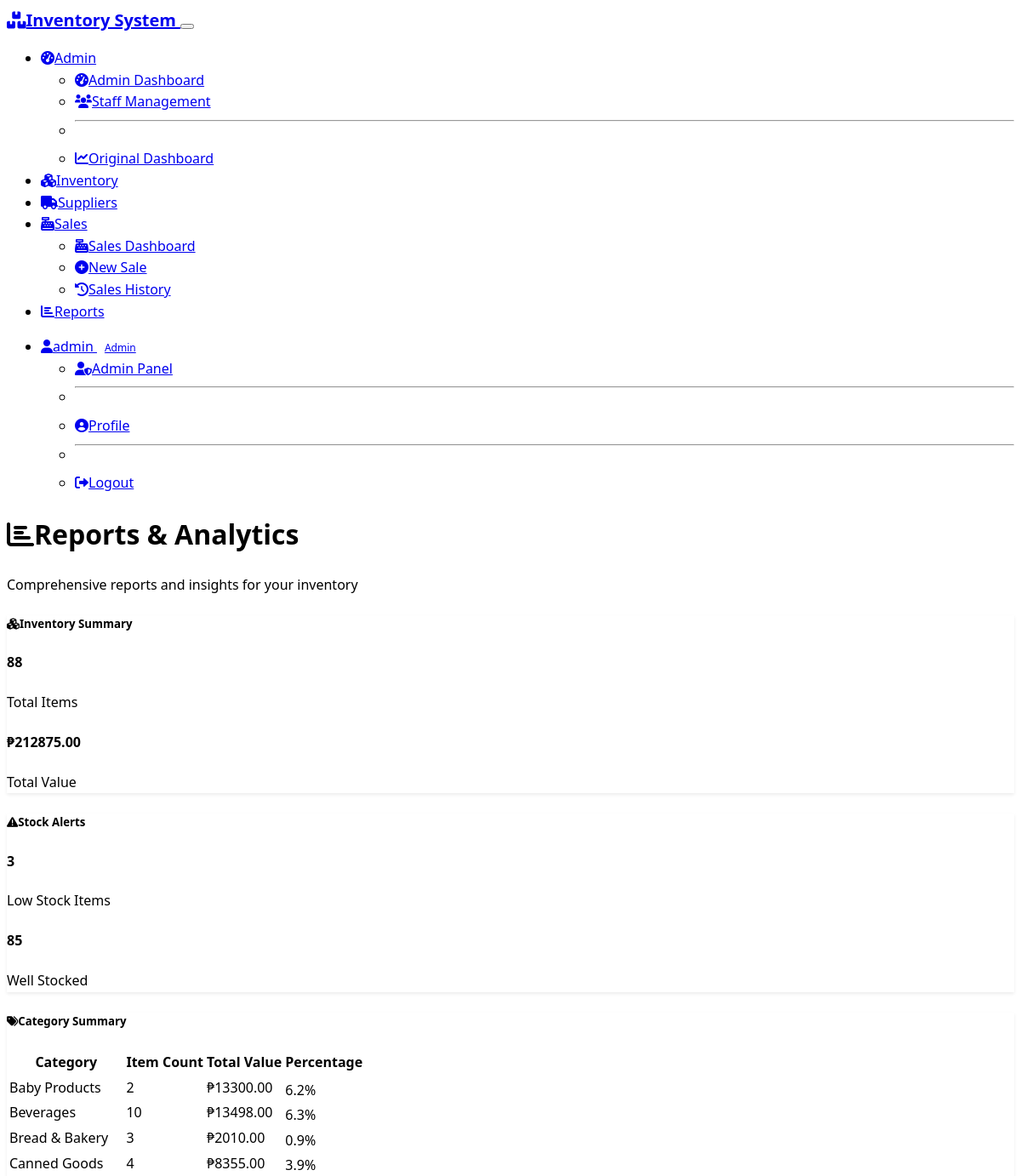
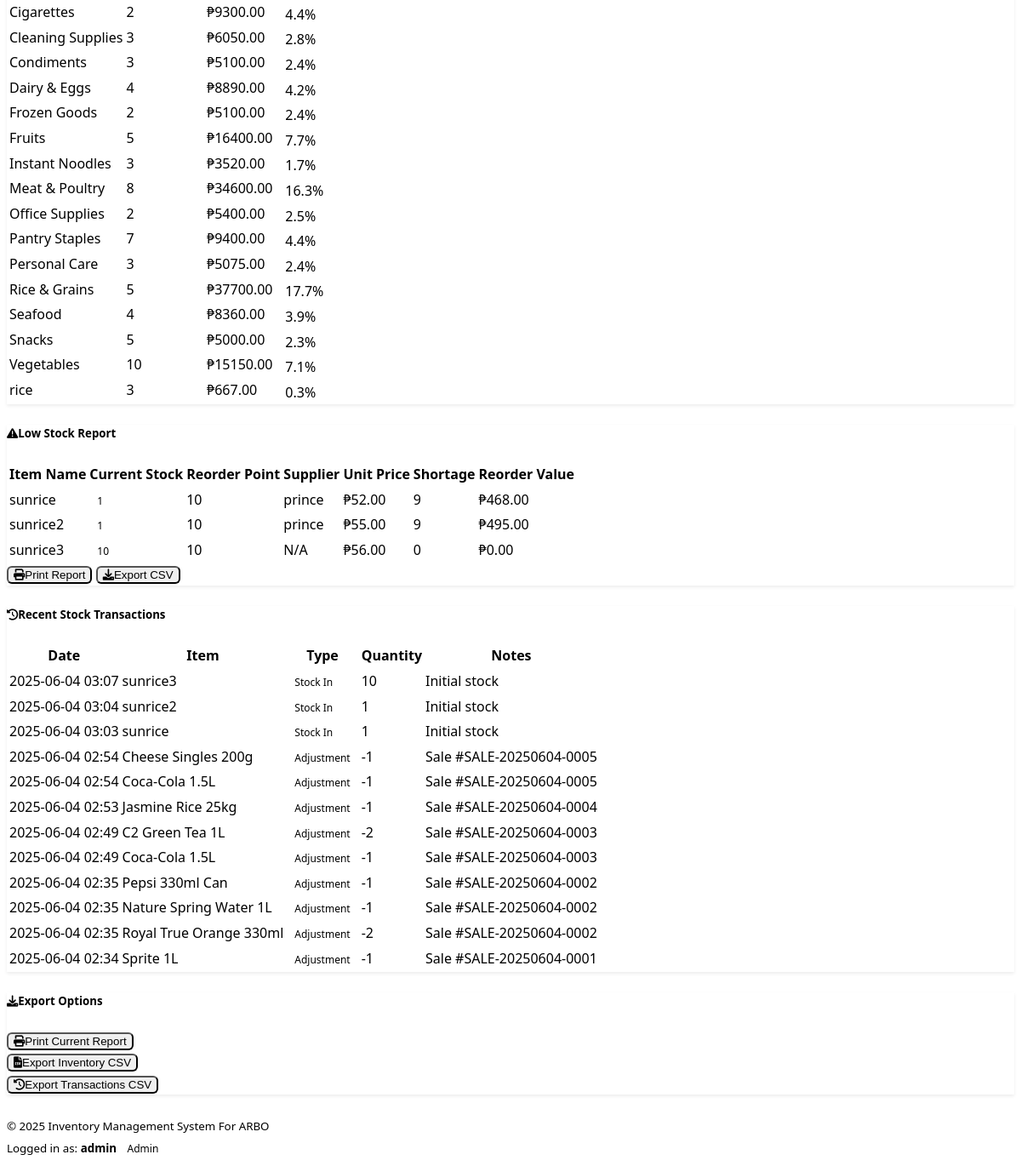
Screenshot of /reports (signed in) with the database file from the repository (2 pictures, top to bottom).
### models.py (models this page shows, shortened)
class InventoryItem(db.Model):
    id = db.Column(db.Integer, primary_key=True)
    name = db.Column(db.String(100), nullable=False)
    description = db.Column(db.Text)
    sku = db.Column(db.String(50), unique=True)
    quantity = db.Column(db.Integer, default=0)
    unit_price = db.Column(db.Float, default=0.0)
    selling_price = db.Column(db.Float, default=0.0)
    reorder_point = db.Column(db.Integer, default=10)
    supplier_id = db.Column(db.Integer, db.ForeignKey('supplier.id'))
    category = db.Column(db.String(50))
    is_active = db.Column(db.Boolean, default=True)
    created_at = db.Column(db.DateTime, default=datetime.utcnow)
    updated_at = db.Column(db.DateTime, default=datetime.utcnow, onupdate=datetime.utcnow)
    transactions = db.relationship('StockTransaction', backref='item', cascade='all, delete-orphan')
    sale_items = db.relationship('SaleItem', backref='item', cascade='all, delete-orphan')
    @property
    def total_value(self):
        return self.quantity * self.unit_price

class Supplier(db.Model):
    id = db.Column(db.Integer, primary_key=True)
    name = db.Column(db.String(100), nullable=False)
    contact_person = db.Column(db.String(100))
    email = db.Column(db.String(120))
    phone = db.Column(db.String(20))
    address = db.Column(db.Text)
    created_at = db.Column(db.DateTime, default=datetime.utcnow)
    items = db.relationship('InventoryItem', backref='supplier', lazy=True)

class StockTransaction(db.Model):
    id = db.Column(db.Integer, primary_key=True)
    item_id = db.Column(db.Integer, db.ForeignKey('inventory_item.id', ondelete='CASCADE'), nullable=False)
    transaction_type = db.Column(db.String(20), nullable=False)
    quantity = db.Column(db.Integer, nullable=False)
    notes = db.Column(db.Text)
    user_id = db.Column(db.Integer, db.ForeignKey('user.id', ondelete='SET NULL'))  # Allow NULL when user is deleted
    timestamp = db.Column(db.DateTime, default=datetime.utcnow)
    user = db.relationship('User', backref='transactions')

### routes.py (the view)
@app.route('/reports')
@login_required
def reports():
    user = User.query.get(session['user_id'])
    total_items = InventoryItem.query.count()
    total_value = sum(item.total_value for item in InventoryItem.query.all())
    low_stock_items = InventoryItem.query.filter(
        InventoryItem.quantity <= InventoryItem.reorder_point
    ).all()
    category_summary = db.session.query(
        InventoryItem.category,
        func.count(InventoryItem.id),
        func.sum(InventoryItem.quantity * InventoryItem.unit_price)
    ).group_by(InventoryItem.category).all()
    recent_transactions = db.session.query(StockTransaction, InventoryItem.name) \
        .join(InventoryItem, StockTransaction.item_id == InventoryItem.id) \
        .order_by(StockTransaction.timestamp.desc()) \
        .limit(20).all()
    sales_data = []
    if user.is_admin():
        sales_data = Sale.query.order_by(Sale.sale_date.desc()).limit(10).all()
    elif user.is_staff():
        sales_data = Sale.query.filter_by(staff_id=user.id).order_by(Sale.sale_date.desc()).limit(10).all()
    return render_template('reports.html',
                           total_items=total_items,
                           total_value=total_value,
                           low_stock_items=low_stock_items,
                           category_summary=category_summary,
                           recent_transactions=recent_transactions,
                           sales_data=sales_data,
                           user=user)

### models.py (called while the page is built)
    def is_admin(self):
        return self.role == UserRole.ADMIN

### templates/reports.html (shortened to what this page needs)
{% extends "base.html" %}
{% block content %}
<div class="container mt-4">
    <div class="row">
        <div class="col-12">
            <h1><i class="fas fa-chart-bar me-2"></i>Reports & Analytics</h1>
            <p class="text-muted">Comprehensive reports and insights for your inventory</p>
        </div>
    </div>
    <div class="row mb-4">
        <div class="col-md-6 mb-3">
            <div class="card">
                <div class="card-header">
                    <h5><i class="fas fa-cubes me-2"></i>Inventory Summary</h5>
                </div>
                <div class="card-body">
                    <div class="row">
                        <div class="col-6">
                            <h4 class="text-primary">{{ total_items }}</h4>
                            <p class="mb-0">Total Items</p>
                        </div>
                        <div class="col-6">
                            <h4 class="text-success">₱{{ "%.2f"|format(total_value) }}</h4>
                            <p class="mb-0">Total Value</p>
                        </div>
                    </div>
                </div>
            </div>
        </div>
        <div class="col-md-6 mb-3">
            <div class="card">
                <div class="card-header">
                    <h5><i class="fas fa-exclamation-triangle me-2"></i>Stock Alerts</h5>
                </div>
                <div class="card-body">
                    <div class="row">
                        <div class="col-6">
                            <h4 class="text-warning">{{ low_stock_items|length }}</h4>
                            <p class="mb-0">Low Stock Items</p>
                        </div>
                        <div class="col-6">
                            <h4 class="text-info">{{ (total_items - low_stock_items|length) }}</h4>
                            <p class="mb-0">Well Stocked</p>
                        </div>
                    </div>
                </div>
            </div>
        </div>
    </div>
    {% if category_summary %}
    <div class="row mb-4">
        <div class="col-12">
            <div class="card">
                <div class="card-header">
                    <h5><i class="fas fa-tags me-2"></i>Category Summary</h5>
                </div>
                <div class="card-body">
                    <div class="table-responsive">
                        <table class="table table-striped">
                            <thead>
                                <tr>
                                    <th>Category</th>
                                    <th>Item Count</th>
                                    <th>Total Value</th>
                                    <th>Percentage</th>
                                </tr>
                            </thead>
                            <tbody>
                                {% for category, count, value in category_summary %}
                                <tr>
                                    <td>{{ category or 'Uncategorized' }}</td>
                                    <td>{{ count }}</td>
                                    <td>₱{{ "%.2f"|format(value or 0) }}</td>
                                    <td>
                                        {% set percentage = ((value or 0) / total_value * 100) if total_value > 0 else 0 %}
                                        <div class="progress" style="height: 20px;">
                                            <div class="progress-bar" role="progressbar"
                                                 style="width: {{ percentage }}%;">
                                                {{ "%.1f"|format(percentage) }}%
                                            </div>
                                        </div>
                                    </td>
                                </tr>
                                {% endfor %}
                            </tbody>
                        </table>
                    </div>
                </div>
            </div>
        </div>
    </div>
    {% endif %}
    {% if low_stock_items %}
    <div class="row mb-4">
        <div class="col-12">
            <div class="card">
                <div class="card-header bg-warning">
                    <h5><i class="fas fa-exclamation-triangle me-2"></i>Low Stock Report</h5>
                </div>
                <div class="card-body">
                    <div class="table-responsive">
                        <table class="table table-striped">
                            <thead>
                                <tr>
                                    <th>Item Name</th>
                                    <th>Current Stock</th>
                                    <th>Reorder Point</th>
                                    <th>Supplier</th>
                                    <th>Unit Price</th>
                                    <th>Shortage</th>
                                    <th>Reorder Value</th>
                                </tr>
                            </thead>
                            <tbody>
                                {% for item in low_stock_items %}
                                <tr>
                                    <td>{{ item.name }}</td>
                                    <td>
                                        <span class="badge bg-danger">{{ item.quantity }}</span>
                                    </td>
                                    <td>{{ item.reorder_point }}</td>
                                    <td>{{ item.supplier.name if item.supplier else 'N/A' }}</td>
                                    <td>₱{{ "%.2f"|format(item.unit_price) }}</td>
                                    <td>{{ item.reorder_point - item.quantity }}</td>
                                    <td>₱{{ "%.2f"|format((item.reorder_point - item.quantity) * item.unit_price) }}</td>
                                </tr>
                                {% endfor %}
                            </tbody>
                        </table>
                    </div>
                    <div class="mt-3">
                        <button class="btn btn-warning" onclick="window.print()">
                            <i class="fas fa-print me-1"></i>Print Report
                        </button>
                        <button class="btn btn-outline-warning" onclick="exportToCSV('low-stock-report')">
                            <i class="fas fa-download me-1"></i>Export CSV
                        </button>
                    </div>
                </div>
            </div>
        </div>
    </div>
    {% endif %}
    {% if recent_transactions %}
    <div class="row mb-4">
        <div class="col-12">
            <div class="card">
                <div class="card-header">
                    <h5><i class="fas fa-history me-2"></i>Recent Stock Transactions</h5>
                </div>
                <div class="card-body">
                    <div class="table-responsive">
                        <table class="table table-striped">
                            <thead>
                                <tr>
                                    <th>Date</th>
                                    <th>Item</th>
                                    <th>Type</th>
                                    <th>Quantity</th>
                                    <th>Notes</th>
                                </tr>
                            </thead>
                            <tbody>
                                {% for transaction, item_name in recent_transactions %}
                                <tr>
                                    <td>{{ transaction.timestamp.strftime('%Y-%m-%d %H:%M') }}</td>
                                    <td>{{ item_name }}</td>
                                    <td>
                                        {% if transaction.transaction_type == 'in' %}
                                        <span class="badge bg-success">Stock In</span>
                                        {% elif transaction.transaction_type == 'out' %}
                                        <span class="badge bg-danger">Stock Out</span>
                                        {% else %}
                                        <span class="badge bg-info">Adjustment</span>
                                        {% endif %}
                                    </td>
                                    <td>{{ transaction.quantity }}</td>
                                    <td>{{ transaction.notes or 'N/A' }}</td>
                                </tr>
                                {% endfor %}
                            </tbody>
                        </table>
                    </div>
                </div>
            </div>
        </div>
    </div>
    {% endif %}
    <div class="row">
        <div class="col-12">
            <div class="card">
                <div class="card-header">
                    <h5><i class="fas fa-download me-2"></i>Export Options</h5>
                </div>
                <div class="card-body">
                    <div class="row">
                        <div class="col-md-4 mb-2">
                            <button class="btn btn-outline-primary w-100" onclick="window.print()">
                                <i class="fas fa-print me-1"></i>Print Current Report
                            </button>
                        </div>
                        <div class="col-md-4 mb-2">
                            <button class="btn btn-outline-success w-100" onclick="exportToCSV('inventory-summary')">
                                <i class="fas fa-file-csv me-1"></i>Export Inventory CSV
                            </button>
                        </div>
                        <div class="col-md-4 mb-2">
                            <button class="btn btn-outline-info w-100" onclick="exportToCSV('transaction-history')">
                                <i class="fas fa-history me-1"></i>Export Transactions CSV
                            </button>
                        </div>
                    </div>
                </div>
            </div>
        </div>
    </div>
</div>
{% endblock %}

### static/css/style.css (style rules this page uses)
:root { --primary-color: 220 100% 50%; --success-color: 142 71% 45%; --warning-color: 45 100% 51%; --danger-color: 0 84% 60%; --info-color: 188 78% 41%; }
body { font-family: 'Segoe UI', Tahoma, Geneva, Verdana, sans-serif; line-height: 1.6; }
.card { box-shadow: 0 0.125rem 0.25rem rgba(0, 0, 0, 0.075); border: 1px solid var(--bs-border-color); margin-bottom: 1.5rem; }
.card-header { background-color: var(--bs-secondary-bg); border-bottom: 1px solid var(--bs-border-color); font-weight: 600; }
.table { margin-bottom: 0; }
.table th { font-weight: 600; border-top: none; white-space: nowrap; }
.table td { vertical-align: middle; }
.badge { font-size: 0.75rem; padding: 0.5em 0.75em; }
.btn { border-radius: 0.375rem; font-weight: 500; transition: all 0.15s ease-in-out; }
.progress { background-color: var(--bs-secondary-bg); border-radius: 0.375rem; }

### rows the page displays
InventoryItem: name "sunrice", quantity "1", reorder_point "10", supplier "prince", unit_price "52.00", item.reorder_point-item.quantity "9", (item.reorder_point-item.quantity)*item.unit_price "468.00"
InventoryItem: name "sunrice2", quantity "1", reorder_point "10", supplier "prince", unit_price "55.00", item.reorder_point-item.quantity "9", (item.reorder_point-item.quantity)*item.unit_price "495.00"
InventoryItem: name "sunrice3", quantity "10", reorder_point "10", supplier "N/A", unit_price "56.00", item.reorder_point-item.quantity "0", (item.reorder_point-item.quantity)*item.unit_price "0.00"
StockTransaction: name "sunrice3", transaction_type "Stock In"
StockTransaction: name "sunrice2", transaction_type "Stock In"
StockTransaction: name "sunrice", transaction_type "Stock In"
StockTransaction: name "Cheese Singles 200g", transaction_type "Adjustment"
StockTransaction: name "Coca-Cola 1.5L", transaction_type "Adjustment"
StockTransaction: name "Jasmine Rice 25kg", transaction_type "Adjustment"
StockTransaction: name "C2 Green Tea 1L", transaction_type "Adjustment"
StockTransaction: name "Coca-Cola 1.5L", transaction_type "Adjustment"
StockTransaction: name "Pepsi 330ml Can", transaction_type "Adjustment"
StockTransaction: name "Nature Spring Water 1L", transaction_type "Adjustment"
StockTransaction: name "Royal True Orange 330ml", transaction_type "Adjustment"
StockTransaction: name "Sprite 1L", transaction_type "Adjustment"

### other values shown
{{ session.username }} "admin"
{{ session.user_role.title() }} "Admin"
{{ total_items }} "88"
{{ "%.2f"|format(total_value) }} "212875.00"
{{ low_stock_items|length }} "3"
{{ (total_items - low_stock_items|length) }} "85"
{{ category or 'Uncategorized' }} "Baby Products" "Beverages" "Bread & Bakery" "Canned Goods" "Cigarettes" "Cleaning Supplies" "Condiments" "Dairy & Eggs" "Frozen Goods" "Fruits" "Instant Noodles" "Meat & Poultry" "Office Supplies" "Pantry Staples" "Personal Care" "Rice & Grains" "Seafood" "Snacks" "Vegetables" "rice"
{{ count }} "2" "10" "3" "4" "2" "3" "3" "4" "2" "5" "3" "8" "2" "7" "3" "5" "4" "5" "10" "3"
{{ "%.2f"|format(value or 0) }} "13300.00" "13498.00" "2010.00" "8355.00" "9300.00" "6050.00" "5100.00" "8890.00" "5100.00" "16400.00" "3520.00" "34600.00" "5400.00" "9400.00" "5075.00" "37700.00" "8360.00" "5000.00" "15150.00" "667.00"
{{ "%.1f"|format(percentage) }} "6.2" "6.3" "0.9" "3.9" "4.4" "2.8" "2.4" "4.2" "2.4" "7.7" "1.7" "16.3" "2.5" "4.4" "2.4" "17.7" "3.9" "2.3" "7.1" "0.3"
